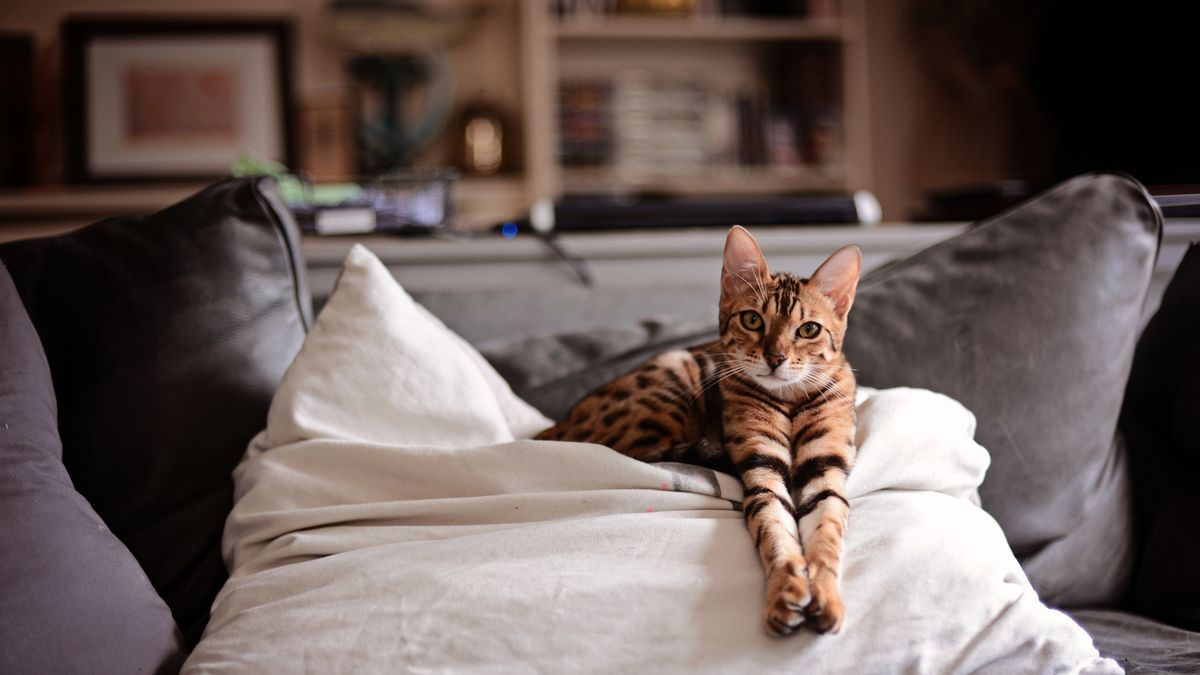
#> input picture cat.jpg, 1200 x 675 px
$ jupyter execute thresholding.ipynb
#> lines starting #> are read from the running program, lines starting #| are printed output that depends on the picture; after the words box and inside, x2 and y2 are one past the last pixel; in counts of white or black regions, pixels touching at a corner belong together
[cell 1]
#libraries
import cv2
import numpy as np
import matplotlib.pyplot as plt

## Global Thresholding

[cell 2]
def threshold_segmentation(image_path, threshold_value):
    # Load the image
#> called with image_path = 'cat.jpg', threshold_value = 128
    image = cv2.imread(image_path, 0)  # Load image in grayscale
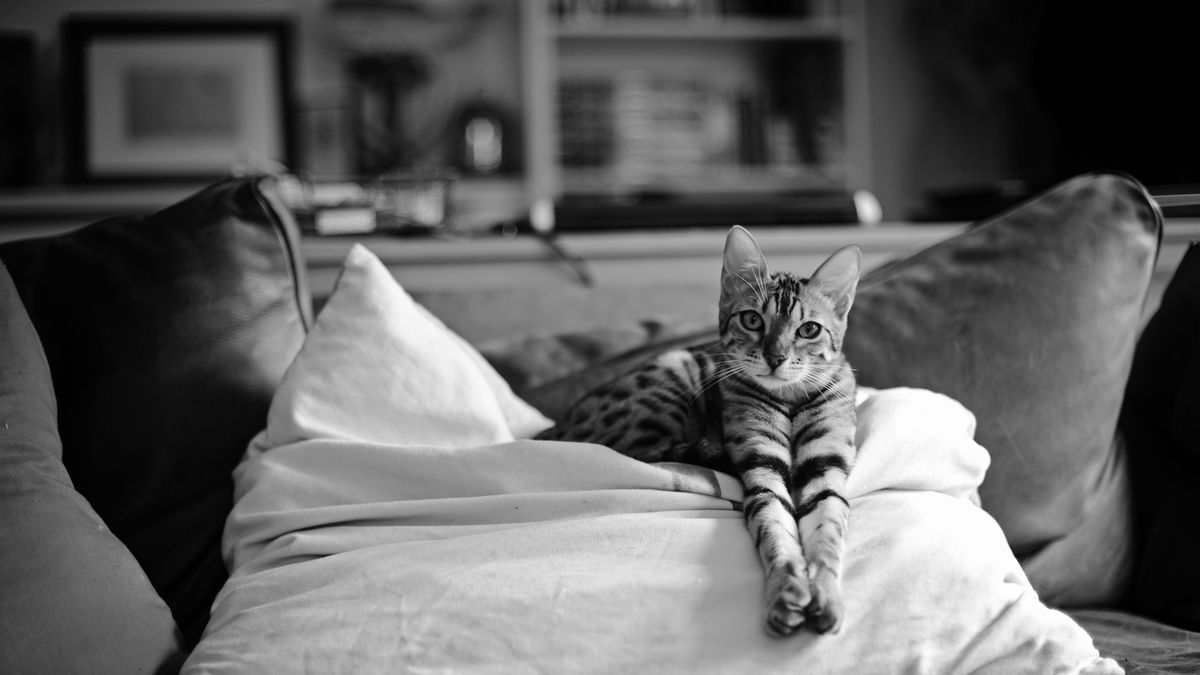
#> image: shape (675, 1200); min 0, max 255, mean 96.9

    # Apply thresholding
    _, thresholded = cv2.threshold(image, threshold_value, 255, cv2.THRESH_BINARY)
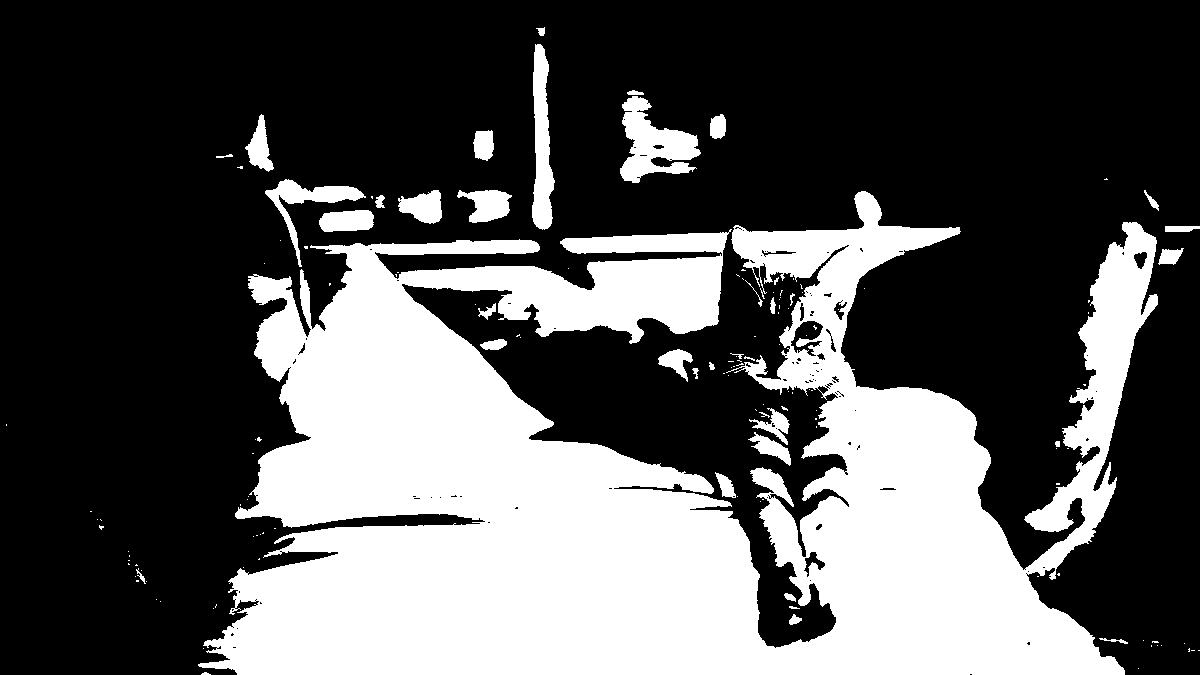
#> thresholded: shape (675, 1200); 33.6% white; 142 white regions (103 under 20 px), largest, box (x1, y1, x2, y2) and area: (198, 191, 1158, 675) 255336, (620, 96, 701, 183) 3574, (532, 44, 555, 230) 2748

    # Display the original and thresholded images using Matplotlib
    fig, axes = plt.subplots(1, 2,figsize=(15, 8))
    axes[0].imshow(image, cmap='gray')
    axes[0].set_title('Original Image')
    axes[0].axis('off')
    axes[1].imshow(thresholded, cmap='gray')
    axes[1].set_title('Global Thresholded ')
    axes[1].axis('off')
    plt.show()
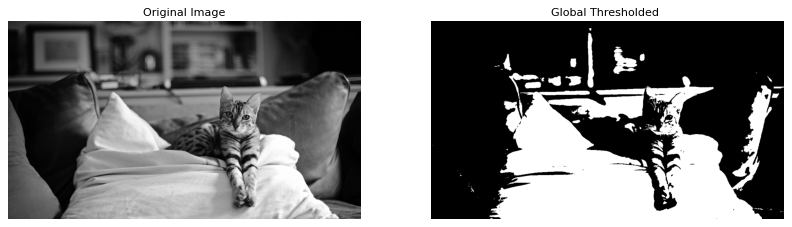
#> figure drawn by matplotlib, 2 panels
    # using
image_path = "cat.jpg"
threshold_value = 128
threshold_segmentation(image_path, threshold_value)

## Adaptive Thresholding

[cell 3]
def apply_adaptive_threshold(image, block_size, constant):
    # Apply adaptive thresholding
#> called with block_size = 13, constant = 2
    thresholded = cv2.adaptiveThreshold(image, 255, cv2.ADAPTIVE_THRESH_MEAN_C, cv2.THRESH_BINARY, block_size, constant)
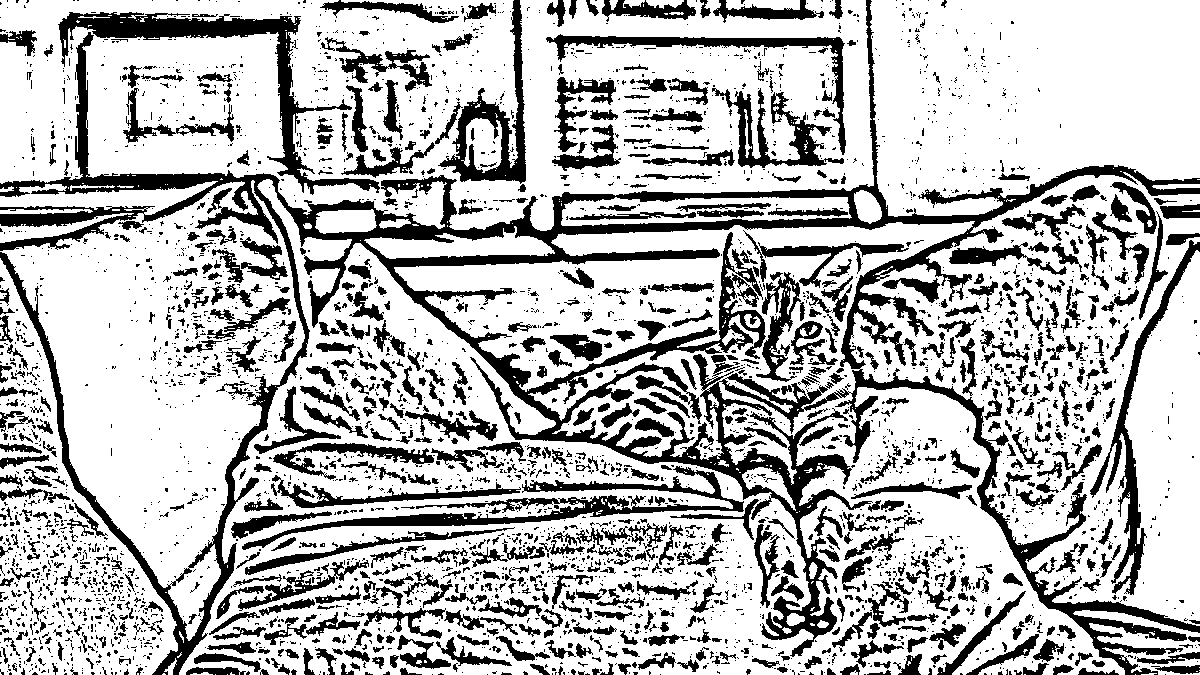
#> thresholded: shape (675, 1200); 72.7% white; 3895 black regions (3093 under 20 px), largest, box (x1, y1, x2, y2) and area: (0, 0, 1200, 675) 71524, (58, 12, 380, 195) 7408, (242, 466, 744, 550) 6219
    return thresholded

def display_thresholded_image(image, block_size, constant):
    # Apply adaptive thresholding
    thresholded = apply_adaptive_threshold(image, block_size, constant)

    # Display the original and thresholded images
    fig, axes = plt.subplots(1, 2, figsize=(10, 5))

    axes[0].imshow(image, cmap='gray')
    axes[0].set_title('Original Image')
    axes[0].axis('off')

    axes[1].imshow(thresholded, cmap='gray')
    axes[1].set_title('Adaptive Thresholding')
    axes[1].axis('off')

    plt.tight_layout()
    plt.show()

# using
image_path = "cat.jpg"
image = cv2.imread(image_path, 0)  # Load image in grayscale

block_size = 13 # Neighborhood block size for adaptive thresholding
constant = 2     # Constant subtracted from the mean

display_thresholded_image(image, block_size, constant)

## Otsu's Thresholding

[cell 4]
def apply_otsu_threshold(image):
    # Apply Otsu's thresholding
    _, thresholded = cv2.threshold(image, 0, 255, cv2.THRESH_BINARY + cv2.THRESH_OTSU)
#> thresholded: shape (675, 1200); 40.4% white; 182 white regions (138 under 20 px), largest, box (x1, y1, x2, y2) and area: (142, 48, 1200, 675) 298785, (606, 69, 760, 190) 9617, (453, 0, 562, 230) 8057
    return thresholded

def display_thresholded_image(image):
    # Apply Otsu's thresholding
    thresholded = apply_otsu_threshold(image)

    # Display the original and thresholded images
    fig, axes = plt.subplots(1, 2, figsize=(10, 5))

    axes[0].imshow(image, cmap='gray')
    axes[0].set_title('Original Image')
    axes[0].axis('off')

    axes[1].imshow(thresholded, cmap='gray')
    axes[1].set_title("Otsu's Thresholding")
    axes[1].axis('off')

    plt.tight_layout()
    plt.show()
#> further down, image is the input picture: shape (675, 1200, 3); mean B, G, R 89.1, 93.1, 107.3

# using
image_path = "cat.jpg"
image = cv2.imread(image_path, 0)  # Load image in grayscale

display_thresholded_image(image)

## Multi-Level Thresholding

[cell 5]
def apply_multi_level_threshold(image, threshold_values):
    # Convert image to grayscale if needed
    if len(image.shape) > 2:
        image = cv2.cvtColor(image, cv2.COLOR_BGR2GRAY)
#> image: shape (675, 1200)

    # Apply multi-level thresholding
    _, thresholded = cv2.threshold(image, threshold_values[0], 255, cv2.THRESH_BINARY)
#> thresholded: shape (675, 1200); 43.7% white; 163 white regions (123 under 20 px), largest, box (x1, y1, x2, y2) and area: (117, 46, 1200, 675) 313533, (450, 0, 777, 231) 24533, (40, 455, 172, 642) 7165
    for i in range(len(threshold_values) - 1):
        _, temp = cv2.threshold(image, threshold_values[i+1], 255, cv2.THRESH_BINARY)
        thresholded = cv2.bitwise_or(thresholded, temp)
#> this loop made 2 passes
#> pass 1, in apply_multi_level_threshold, `_, temp = cv2.threshold(image, threshold_values[i+1], 255, cv2.THRESH_..`:
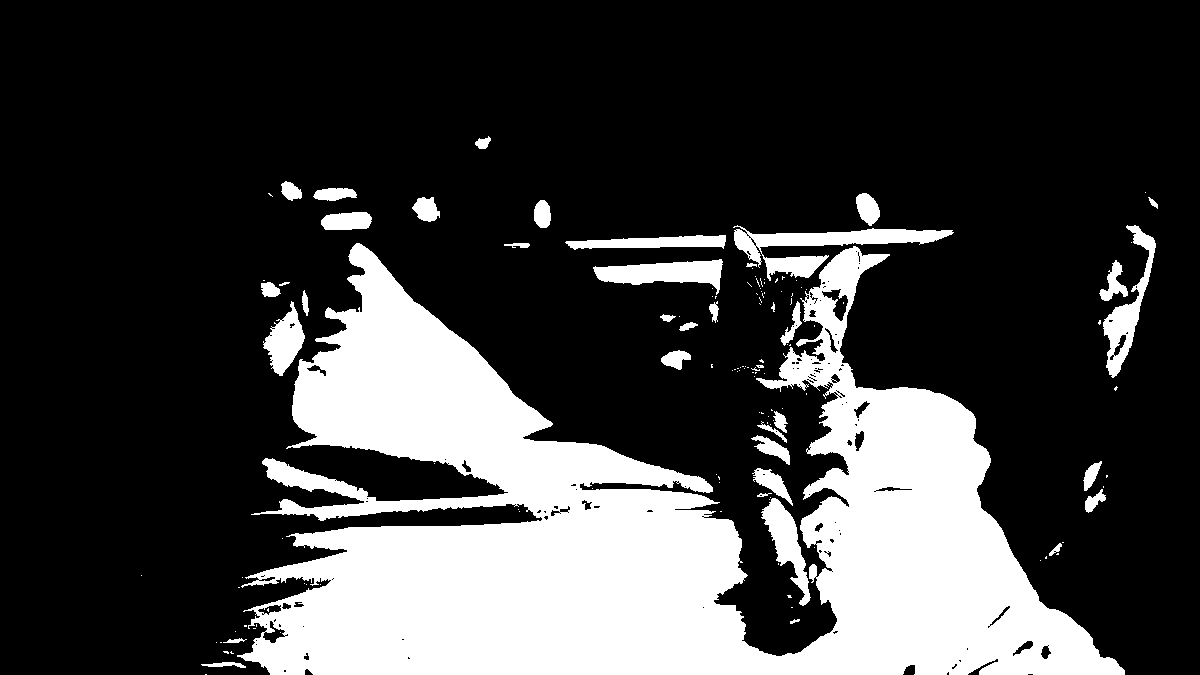
#> temp: shape (675, 1200); 24.8% white; 139 white regions (101 under 20 px), largest, box (x1, y1, x2, y2) and area: (237, 243, 1125, 675) 179265, (733, 225, 954, 281) 4014, (593, 259, 723, 295) 2447

    return thresholded

def display_thresholded_image(image, threshold_values):
    # Apply multi-level thresholding
    thresholded = apply_multi_level_threshold(image, threshold_values)

    # Display the original and thresholded images
    fig, axes = plt.subplots(1, 2, figsize=(10, 5))

    axes[0].imshow(image, cmap='gray')
    axes[0].set_title('Original Image')
    axes[0].axis('off')

    axes[1].imshow(thresholded, cmap='gray')
    axes[1].set_title('Multi-Level Thresholding')
    axes[1].axis('off')

    plt.tight_layout()
    plt.show()
#> figure, not shown here; B, G, R data is drawn as R, G, B

# using
image_path = "cat.jpg"
image = cv2.imread(image_path)  # Load image

threshold_values = [100, 150, 200]  # Adjust threshold values as needed

display_thresholded_image(image, threshold_values)

## Inverse Thresholding

[cell 6]
def apply_inverse_threshold(image, threshold_value):
    # Apply inverse thresholding
#> called with threshold_value = 128
    _, thresholded = cv2.threshold(image, threshold_value, 255, cv2.THRESH_BINARY_INV)
    return thresholded

def display_thresholded_image(image, threshold_value):
    # Apply inverse thresholding
    thresholded = apply_inverse_threshold(image, threshold_value)

    # Display the original and thresholded images
    fig, axes = plt.subplots(1, 2, figsize=(10, 5))

    axes[0].imshow(image, cmap='gray')
    axes[0].set_title('Original Image')
    axes[0].axis('off')

    axes[1].imshow(thresholded, cmap='gray')
    axes[1].set_title('Inverse Thresholding')
    axes[1].axis('off')

    plt.tight_layout()
    plt.show()

# using
image_path = "cat.jpg"
image = cv2.imread(image_path, 0)  # Load image in grayscale

threshold_value = 128  # Adjust threshold value as needed

display_thresholded_image(image, threshold_value)

## Truncated Thresholding

[cell 7]
def apply_truncated_threshold(image, threshold_value):
    # Apply truncated thresholding
#> called with threshold_value = 128
    _, thresholded = cv2.threshold(image, threshold_value, threshold_value, cv2.THRESH_TRUNC)
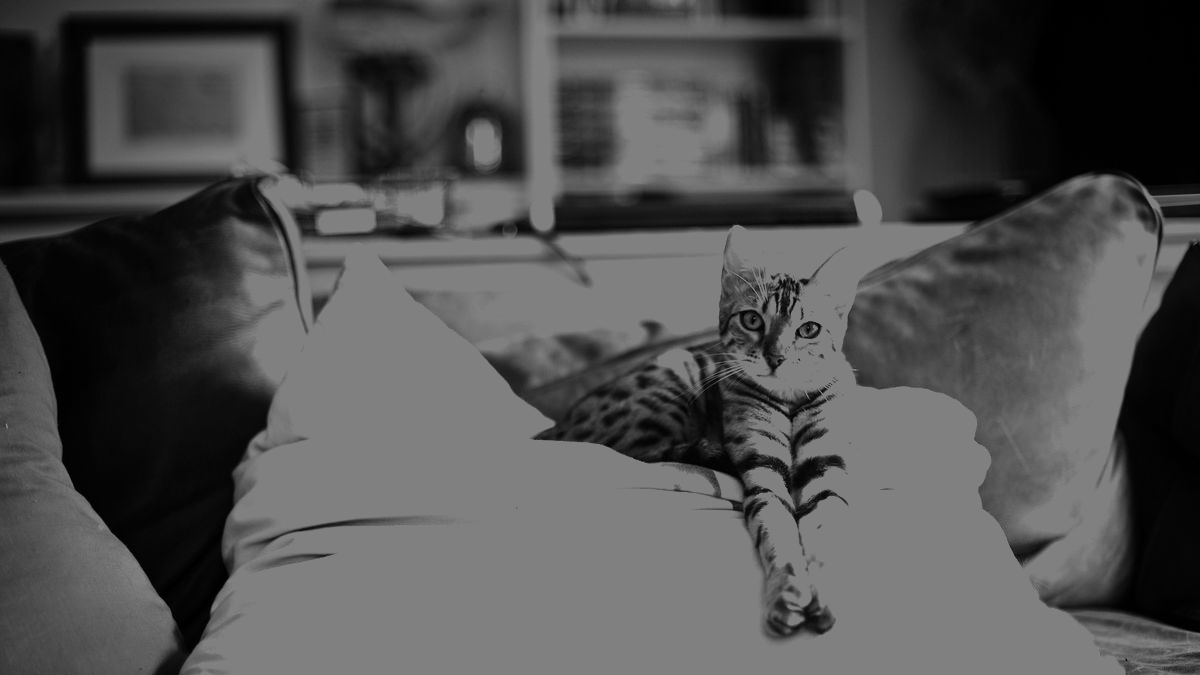
#> thresholded: shape (675, 1200); min 0, max 128, mean 79.4
    return thresholded

def display_thresholded_image(image, threshold_value):
    # Apply truncated thresholding
    thresholded = apply_truncated_threshold(image, threshold_value)

    # Display the original and thresholded images
    fig, axes = plt.subplots(1, 2, figsize=(10, 5))

    axes[0].imshow(image, cmap='gray')
    axes[0].set_title('Original Image')
    axes[0].axis('off')

    axes[1].imshow(thresholded, cmap='gray')
    axes[1].set_title('Truncated Thresholding')
    axes[1].axis('off')

    plt.tight_layout()
    plt.show()

# using
image_path = "cat.jpg"
image = cv2.imread(image_path, 0)  # Load image in grayscale

threshold_value = 128  # Adjust threshold value as needed

display_thresholded_image(image, threshold_value)

$ run again, with people.jpg copied over cat.jpg
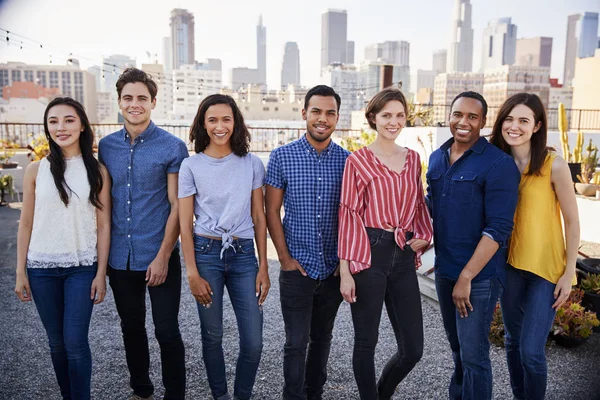
#> input picture people.jpg, 600 x 400 px
#> in threshold_segmentation, `_, thresholded = cv2.threshold(image, threshold_value, 255, cv2.THRESH..`:
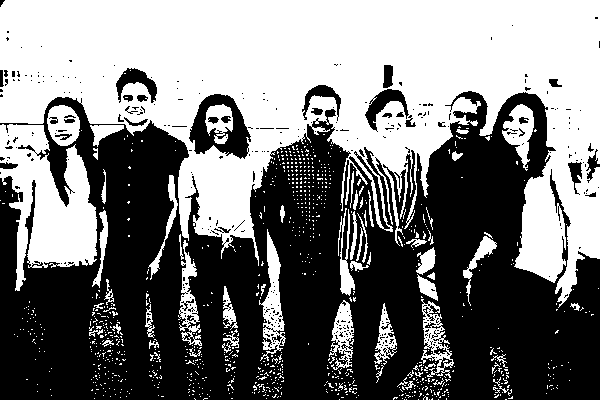
#> thresholded: shape (400, 600); 48% white; 947 white regions (887 under 20 px), largest, box (x1, y1, x2, y2) and area: (0, 0, 600, 308) 90900, (0, 124, 97, 291) 9087, (259, 229, 286, 361) 1447
#> image is the input picture: shape (400, 600, 3); mean B, G, R 129.6, 122.6, 128.8
#> in apply_truncated_threshold, `_, thresholded = cv2.threshold(image, threshold_value, threshold_value..`:
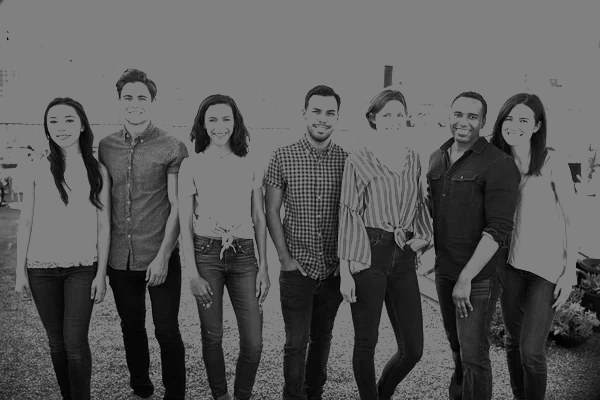
#> thresholded: shape (400, 600); min 0, max 128, mean 90.7
